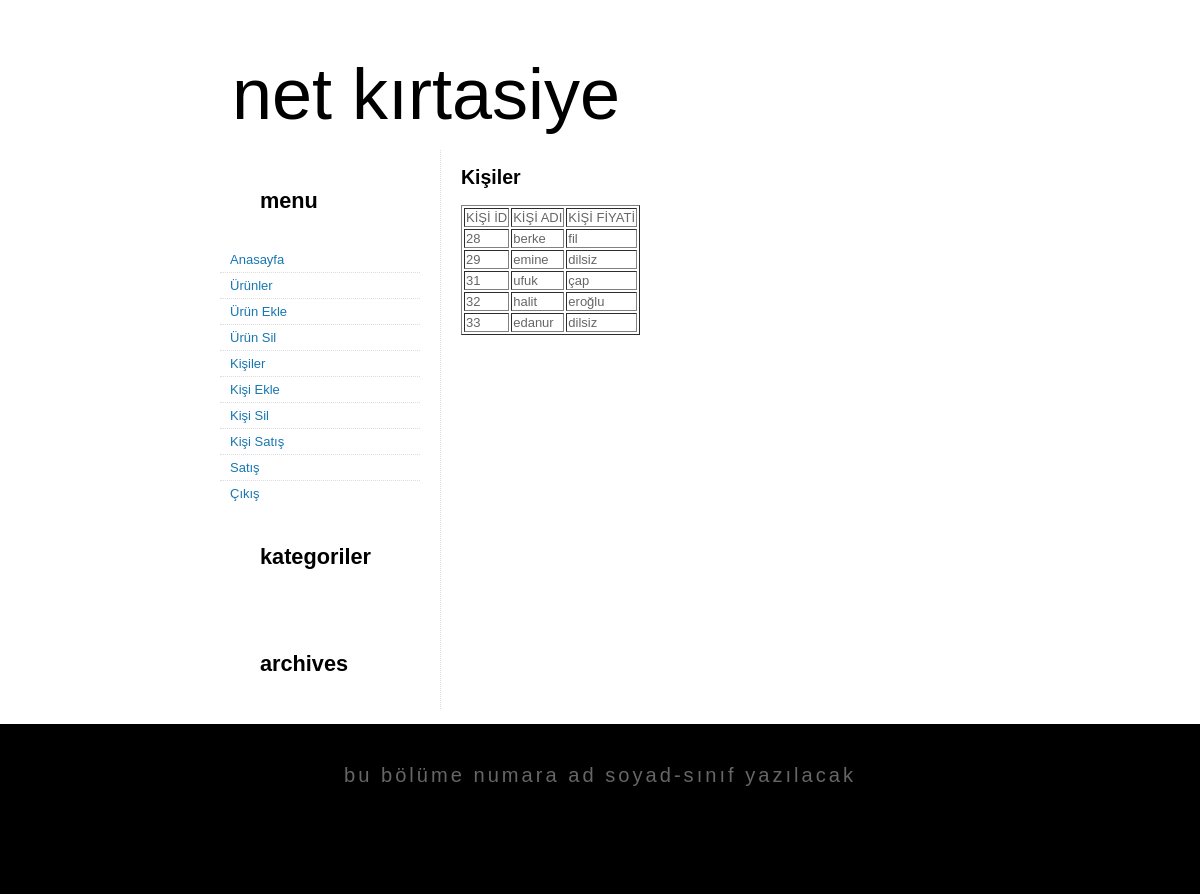
/kisiler.php (signed in), run on the app's committed database.
### tables this page shows
CREATE TABLE IF NOT EXISTS `kisiler` (
`kisid` int(11) NOT NULL,
  `kisiadi` varchar(20) NOT NULL,
  `kisisoyadi` varchar(20) NOT NULL
);

### kisiler.php (the view, shortened to what this page needs)
<!DOCTYPE html PUBLIC "-//W3C//DTD XHTML 1.0 Strict//EN" "http://www.w3.org/TR/xhtml1/DTD/xhtml1-strict.dtd">
<html xmlns="http://www.w3.org/1999/xhtml">
<head>
<link rel="stylesheet" type="text/css" href="default.css"/>
</head>
<body>
<div id="header">
	<h1>NET Kırtasiye</h1>
</div>
<div id="page">
        <div id="content">
        	<h2>Kişiler</h2>
        <table border="1px">
            <tr><td>KİŞİ İD</td><td>KİŞİ ADI</td><td>KİŞİ  FİYATİ </td></tr>
		<?php
		$sorgu=mysql_query("select * from kisiler");
		while($satir=mysql_fetch_array($sorgu)){
		echo "<tr>";
		echo "<td>".$satir["kisid"]."</td>";
		echo "<td>".$satir["kisiadi"]."</td>";
		echo "<td>".$satir["kisisoyadi"]."</td>";
		echo "</tr>";
		}
		?>
        </table>
  </div>
	<div id="sidebar">
		<ul>
			<li id="menu" class="bg6">
				<h2 class="bg1">Menu</h2>
				<ul>
					<li class="first"><a href="index2.php" accesskey="1" title="">Anasayfa</a></li>
					<li><a href="urunler.php" accesskey="2" title="">Ürünler</a></li>
					<li><a href="urunekle.php" accesskey="3" title="">Ürün Ekle</a></li>
					<li><a href="urunsil.php" accesskey="4" title="">Ürün Sil</a></li>
                    <li><a href="kisiler.php" accesskey="5" title="">Kişiler</a></li>
                    <li><a href="kisiekle.php" accesskey="6" title="">Kişi Ekle</a></li>
                    <li><a href="kisisil.php" accesskey="7" title="">Kişi Sil</a></li>
                    <li><a href="kisisatis.php" accesskey="7" title="">Kişi Satış</a></li>
                    <li><a href="satis.php" accesskey="7" title="">Satış</a></li>
                    <li><a href="logout.php" accesskey="7" title="">Çıkış</a></li>
				</ul>
			</li>
			<li id="news">
				<h2 class="bg2">Kategoriler</h2>
				<ul>
					<li class="first"></li>
				</ul>
			</li>
			<li id="archives">
				<h2 class="bg3">Archives</h2>
			</li>
		</ul>
	</div>
	<div style="clear: both;">&nbsp;</div>
</div>
<div id="footer">
	<p id="legal"><strong>bu bölüme numara ad soyad-sınıf yazılacak</strong></p>
</div>
</body>
</html>

### default.css (style rules this page uses)
body { margin: 0; padding: 0; background: #FFFFFF url(images/img01.gif) repeat-x; font-family: Verdana, Arial, Helvetica, sans-serif; font-size: 13px; color: #666666; }
h1, h2, h3 { font-family: "Trebuchet MS", Arial, Helvetica, sans-serif; color: #000000; }
h1 { font-weight: normal; font-size: 237%; }
a { border-bottom: 1px dotted #CCCCCC; text-decoration: none; color: #1777B1; }
.bg1 { background: url(images/img04.gif) no-repeat left bottom; }
.bg2 { background: url(images/img05.gif) no-repeat left bottom; }
.bg3 { background: url(images/img06.gif) no-repeat left bottom; }
#header { width: 760px; height: 150px; margin: 0 auto; background: url(images/img02.gif) no-repeat; }
#header h1, #header p { margin: 0; margin: 0; font-weight: normal; color: #000000; }
#header h1 { float: left; padding: 58px 0 0 12px; text-transform: lowercase; line-height: 72px; font-size: 72px; }
#page { width: 760px; margin: 0 auto; }
#content { float: right; width: 519px; }
#sidebar { float: left; width: 200px; padding: 0 20px 0 0; border-right: 1px dotted #DCDCDC; }
#sidebar ul { margin: 0; padding: 0; list-style: none; }
#sidebar li li { padding: 5px 10px; background: url(images/img07.gif) no-repeat 0 10px; border-top: 1px dotted #DCDCDC; }
#sidebar li li.first { border-top-color: #FFFFFF; }
#sidebar h2 { height: 40px; padding: 20px 0 0 40px; text-transform: lowercase; font-size: 167%; }
#sidebar a { border: none; }
#footer { clear: both; height: 150px; padding: 20px 0 0 0; background: #000000; }
#footer p { background: #000000; margin: 0; text-align: center; font-size: 85%; }
#legal strong { display: block; padding: 20px 0 0 0; text-transform: lowercase; letter-spacing: 3px; font-size: 182%; font-weight: normal; }

### data on the page
kisiler: kisid "28", kisiadi "berke", kisisoyadi "fil"
kisiler: kisid "29", kisiadi "emine", kisisoyadi "dilsiz"
kisiler: kisid "31", kisiadi "ufuk", kisisoyadi "çap"
kisiler: kisid "32", kisiadi "halit", kisisoyadi "eroğlu"
kisiler: kisid "33", kisiadi "edanur", kisisoyadi "dilsiz"
